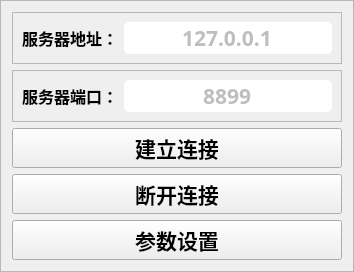
        <widget class="QFrame" name="frame_4_1">
         <property name="styleSheet">
          <string notr="true">QLineEdit {
	border-radius:5px
}
</string>
         </property>
         <property name="frameShape">
          <enum>QFrame::StyledPanel</enum>
         </property>
         <property name="frameShadow">
          <enum>QFrame::Raised</enum>
         </property>
         <layout class="QGridLayout" name="gridLayout_2">
          <item row="0" column="0" colspan="2">
           <widget class="QFrame" name="frame_4_1_1">
            <property name="sizePolicy">
             <sizepolicy hsizetype="Preferred" vsizetype="Preferred">
              <horstretch>1</horstretch>
              <verstretch>0</verstretch>
             </sizepolicy>
            </property>
            <property name="frameShape">
             <enum>QFrame::StyledPanel</enum>
            </property>
            <property name="frameShadow">
             <enum>QFrame::Raised</enum>
            </property>
            <layout class="QHBoxLayout" name="horizontalLayout_3">
             <item>
              <widget class="QLabel" name="label">
               <property name="font">
                <font>
                 <family>微软雅黑</family>
                 <pointsize>12</pointsize>
                 <weight>75</weight>
                 <bold>true</bold>
                </font>
               </property>
               <property name="text">
                <string>服务器地址：</string>
               </property>
              </widget>
             </item>
             <item>
              <widget class="QLineEdit" name="edit_addr">
               <property name="enabled">
                <bool>false</bool>
               </property>
               <property name="minimumSize">
                <size>
                 <width>208</width>
                 <height>0</height>
                </size>
               </property>
               <property name="font">
                <font>
                 <family>微软雅黑</family>
                 <pointsize>16</pointsize>
                 <weight>75</weight>
                 <bold>true</bold>
                </font>
               </property>
               <property name="text">
                <string>127.0.0.1</string>
               </property>
               <property name="frame">
                <bool>true</bool>
               </property>
               <property name="alignment">
                <set>Qt::AlignCenter</set>
               </property>
               <property name="readOnly">
                <bool>false</bool>
               </property>
              </widget>
             </item>
            </layout>
           </widget>
          </item>
          <item row="2" column="0" colspan="2">
           <widget class="QPushButton" name="btn_connect">
            <property name="font">
             <font>
              <family>微软雅黑</family>
              <pointsize>16</pointsize>
              <weight>75</weight>
              <bold>true</bold>
             </font>
            </property>
            <property name="text">
             <string>建立连接</string>
            </property>
            <property name="icon">
             <iconset resource="res.qrc">
              <normaloff>:/icons/icons/ic_connect.png</normaloff>:/icons/icons/ic_connect.png</iconset>
            </property>
            <property name="iconSize">
             <size>
              <width>30</width>
              <height>30</height>
             </size>
            </property>
           </widget>
          </item>
          <item row="3" column="0" colspan="2">
           <widget class="QPushButton" name="btn_disconnect">
            <property name="font">
             <font>
              <family>微软雅黑</family>
              <pointsize>16</pointsize>
              <weight>75</weight>
              <bold>true</bold>
             </font>
            </property>
            <property name="text">
             <string>断开连接</string>
            </property>
            <property name="icon">
             <iconset resource="res.qrc">
              <normaloff>:/icons/icons/ic_disconnect.png</normaloff>:/icons/icons/ic_disconnect.png</iconset>
            </property>
            <property name="iconSize">
             <size>
              <width>30</width>
              <height>30</height>
             </size>
            </property>
           </widget>
          </item>
          <item row="4" column="0" colspan="2">
           <widget class="QPushButton" name="btn_setting">
            <property name="font">
             <font>
              <family>微软雅黑</family>
              <pointsize>16</pointsize>
              <weight>75</weight>
              <bold>true</bold>
             </font>
            </property>
            <property name="text">
             <string>参数设置</string>
            </property>
            <property name="icon">
             <iconset resource="res.qrc">
              <normaloff>:/icons/icons/ic_setting.png</normaloff>:/icons/icons/ic_setting.png</iconset>
            </property>
            <property name="iconSize">
             <size>
              <width>30</width>
              <height>30</height>
             </size>
            </property>
           </widget>
          </item>
          <item row="1" column="0" colspan="2">
           <widget class="QFrame" name="frame_4_1_2">
            <property name="sizePolicy">
             <sizepolicy hsizetype="Preferred" vsizetype="Preferred">
              <horstretch>1</horstretch>
              <verstretch>0</verstretch>
             </sizepolicy>
            </property>
            <property name="frameShape">
             <enum>QFrame::StyledPanel</enum>
            </property>
            <property name="frameShadow">
             <enum>QFrame::Raised</enum>
            </property>
            <layout class="QHBoxLayout" name="horizontalLayout_4">
             <item>
              <widget class="QLabel" name="label_2">
               <property name="font">
                <font>
                 <family>微软雅黑</family>
                 <pointsize>12</pointsize>
                 <weight>75</weight>
                 <bold>true</bold>
                </font>
               </property>
               <property name="text">
                <string>服务器端口：</string>
               </property>
              </widget>
             </item>
             <item>
              <widget class="QLineEdit" name="edit_port">
               <property name="enabled">
                <bool>false</bool>
               </property>
               <property name="font">
                <font>
                 <family>微软雅黑</family>
                 <pointsize>16</pointsize>
                 <weight>75</weight>
                 <bold>true</bold>
                </font>
               </property>
               <property name="text">
                <string>8899</string>
               </property>
               <property name="alignment">
                <set>Qt::AlignCenter</set>
               </property>
              </widget>
             </item>
            </layout>
           </widget>
          </item>
         </layout>
        </widget>
